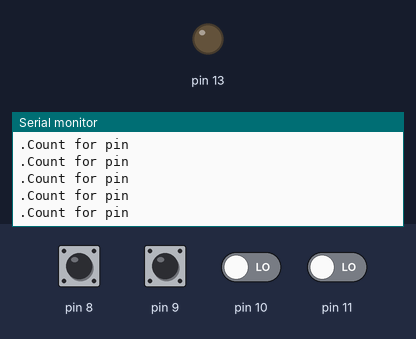
Recording of a sketch running on a simulated Arduino Uno, built with avr-gcc and run on an emulated ATmega328P. Shown: output pins drawn as LEDs (lit = HIGH), the last lines printed to the serial monitor. Inputs (shaded band) come from the test bench; at power-on: pin 8–11 LOW.

Above: at 1.2 s.
1.3 s: pin 8 pulsed HIGH 2 times (0.12 s each, 0.3 s apart)
At 2.2 s:
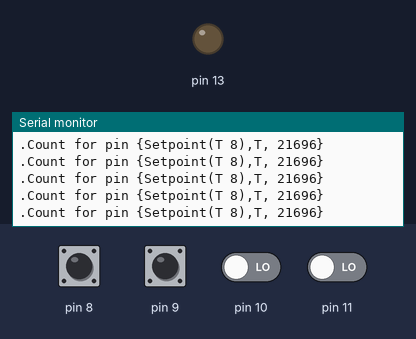
3.4 s: pin 9 pulsed HIGH 2 times (0.12 s each, 0.3 s apart)
At 4.5 s:
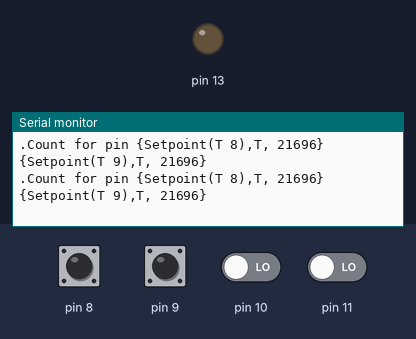

The sketch:

leoTestharnes.ino
```cpp
// PinChangeIntExample, version 1.1 Sun Jan 15 06:24:19 CST 2012
// See the Wiki at http://code.google.com/p/arduino-pinchangeint/wiki for more information.

#include <PinChangeInt.h>


uint8_t latest_interrupted_pin;
volatile uint16_t interrupt_count[100]={0}; // 100 possible arduino pins
volatile uint16_t interrupt_start[100]={0}; // 100 possible arduino pins
unsigned long timestart=0;
//int16_t
// unThrottleInStart = TCNT1;


void quicfunc() {
	uint8_t sreg = SREG;
	cli();
	//latest_interrupted_pin=PCintPort::arduinoPin;
	if(1==PCintPort::pinState){
	  	interrupt_start[PCintPort::arduinoPin]=TCNT1;
	 }else{
		interrupt_count[PCintPort::arduinoPin]=(TCNT1-interrupt_start[PCintPort::arduinoPin])>>1;
	}
	SREG = sreg;
}

void PCpin(int pin){
	pinMode(pin,INPUT);
	digitalWrite(pin, LOW);
	PCintPort::attachInterrupt(pin, &quicfunc, CHANGE);
}


void setup() {
	pinMode(13,OUTPUT);
	digitalWrite(13, LOW);
	//pinMode(PIN2, INPUT);

	//sensors

	PCpin(11);//pin11
	PCpin(10);
	PCpin(9);
	PCpin(8);//pin8


	Serial.begin(115200);
	Serial.println("---------------------------------------");

	/************ not needed as FastServos do this tooo*/
	TCNT1 = 0;              // clear the timer count

	// Initilialise Timer1
	TCCR1A = 0;             // normal counting mode
	TCCR1B = 2;     // set prescaler of 64 = 1 tick = 4us */


}

uint8_t i;
void loop() {


	uint16_t  count;
	Serial.print(".");
	delay(20);//50hz
	Serial.print("Count for pin ");
	for (i=0; i < 100; i++) {
		count=interrupt_count[i];
		if (count != 0) {


			Serial.print("{Setpoint(T ");// "T" for test
			Serial.print(i, DEC);

			Serial.print("),T, ");
			Serial.print(count);
			Serial.print("} ");

		}

	}


	Serial.print(" \n");
}
```

Measured:
- after the input at 1.3 s, the serial monitor: prints a new line after 0.10 s (image 1)
- after the input at 3.4 s, the serial monitor: prints a new line after 0.11 s (image 2)
